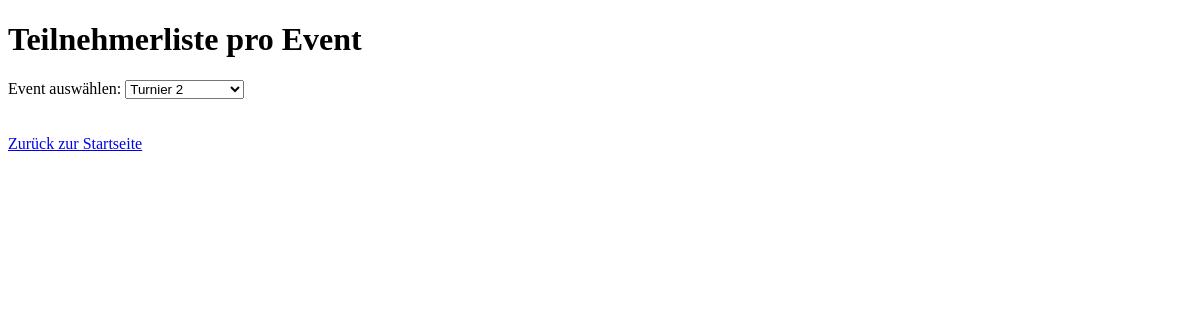
The page /auswertung/teilnehmerliste_event?event_id=2 on the database as committed earlier.
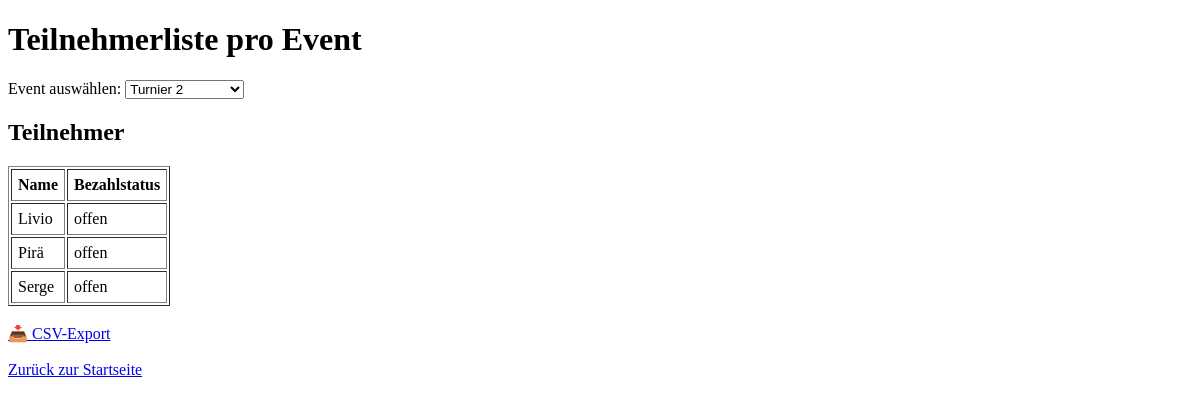
The same page on the database as committed later.
### app/models.py (models this page shows)
class TeilnehmerEvent(db.Model):
    id = db.Column(db.Integer, primary_key=True)
    event_id = db.Column(db.Integer, db.ForeignKey('event.id'), nullable=False)
    teilnehmer_id = db.Column(db.Integer, db.ForeignKey('teilnehmer.id'), nullable=False)
    bezahlt_status = db.Column(db.String(20), default="offen", nullable=False)
    event = db.relationship("Event", backref="teilnehmerzuordnung")
    teilnehmer = db.relationship("Teilnehmer", backref="events")

class Teilnehmer(db.Model):
    id = db.Column(db.Integer, primary_key=True)
    name = db.Column(db.String(100), nullable=False)

### app/routes.py (the view)
@app.route("/auswertung/teilnehmerliste_event")
def teilnehmerliste_pro_event():
    events = Event.query.order_by(Event.datum.desc()).all()
    selected_event_id = request.args.get("event_id", type=int)
    daten = []
    if selected_event_id:
        daten = (
            db.session.query(Teilnehmer.name, TeilnehmerEvent.bezahlt_status)
            .join(Teilnehmer, Teilnehmer.id == TeilnehmerEvent.teilnehmer_id)
            .filter(TeilnehmerEvent.event_id == selected_event_id)
            .order_by(Teilnehmer.name)
            .all()
        )
    return render_template("teilnehmerliste_event.html", events=events, daten=daten, selected_event_id=selected_event_id)

### app/templates/teilnehmerliste_event.html (shortened to what this page needs)
<!DOCTYPE html>
<html lang="de">
<head>
</head>
<body>
    <h1>Teilnehmerliste pro Event</h1>
    <form method="get" action="{{ url_for('teilnehmerliste_pro_event') }}">
        <label for="event">Event auswählen:</label>
        <select name="event_id" id="event" onchange="this.form.submit()">
            {% for event in events %}
                <option value="{{ event.id }}" {% if selected_event_id == event.id %}selected{% endif %}>{{ event.name }}</option>
            {% endfor %}
        </select>
    </form>
    {% if daten %}
        <h2>Teilnehmer</h2>
        <table border="1" cellpadding="6">
            <tr>
                <th>Name</th>
                <th>Bezahlstatus</th>
            </tr>
            {% for name, status in daten %}
            <tr>
                <td>{{ name }}</td>
                <td>{{ status }}</td>
            </tr>
            {% endfor %}
        </table>
        <br>
        <a href="{{ url_for('export_teilnehmerliste_event_csv', event_id=selected_event_id) }}">📥 CSV-Export</a>
    {% endif %}
    <br><br>
    <a href="{{ url_for('index') }}">Zurück zur Startseite</a>
</body>
</html>

Rows that differ between the two databases and show on the page:
now on this page (row edited): TeilnehmerEvent: name "Livio", bezahlt_status "offen"
now on this page (row edited): TeilnehmerEvent: name "Pirä", bezahlt_status "offen"
now on this page (row edited): TeilnehmerEvent: name "Serge", bezahlt_status "offen"
Other text that changed with them:
text now shown: "Teilnehmer Name Bezahlstatus 📥 CSV-Export"
